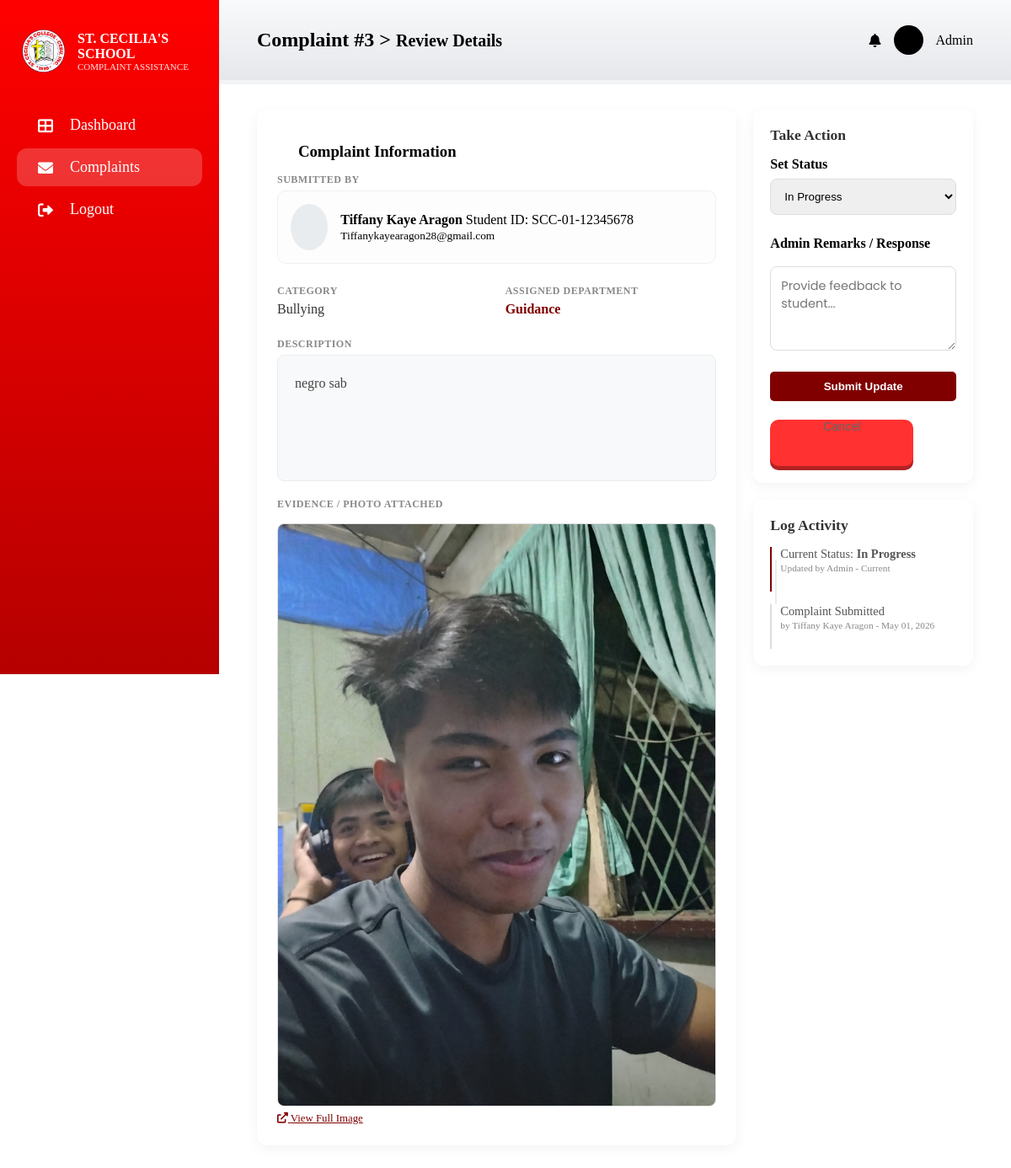
The app's page /admin/view_complaints/3 (signed in) with its own data.
### app.py (models this page shows)
class Complaint(db.Model):
    id = db.Column(db.Integer, primary_key=True)
    student_id = db.Column(db.String(50)) # <--- Kini ang gi-erroran
    student_name = db.Column(db.String(100))
    category = db.Column(db.String(50))
    department = db.Column(db.String(100))
    description = db.Column(db.Text)
    admin_remarks = db.Column(db.Text, nullable=True)
    status = db.Column(db.String(20), default='Pending')
    date_posted = db.Column(db.String(20))
    image_file = db.Column(db.String(100), nullable=True)
    last_updated = db.Column(db.String(100), nullable=True)

class User(db.Model):
    id = db.Column(db.Integer, primary_key=True)
    student_id = db.Column(db.String(50), unique=True)
    full_name = db.Column(db.String(100))
    email = db.Column(db.String(100), unique=True, nullable=False)
    password = db.Column(db.String(100), nullable=False)
    role = db.Column(db.String(20), nullable=False) # 'Guidance', 'DeptHead', 'student'
    course = db.Column(db.String(100)) # <--- I-add kini nga column
    dept_access = db.Column(db.String(100)) # e.g., 'Student Life'

### app.py (the view)
@app.route('/admin/view_complaints/<int:id>')
def admin_complaints_view(id): # <--- Siguroha nga naay 'id' diri
    if 'user_id' not in session:
        return redirect(url_for('login'))
    current_user = User.query.get(session['user_id'])
    single_complaint = Complaint.query.get_or_404(id)
    student = User.query.filter_by(student_id=single_complaint.student_id).first()
    return render_template('admin_view_complaints.html',
                           user=current_user,
                           complaint=single_complaint,
                           student=student)

### templates/admin_view_complaints.html (shortened to what this page needs)
<!DOCTYPE html>
<html lang="en">
<head>
    <link rel="stylesheet" href="{{ url_for('static', filename='style.css') }}">
    <link rel="stylesheet" href="https://cdnjs.cloudflare.com/ajax/libs/font-awesome/6.0.0/css/all.min.css">
</head>
<body class="admin-review-page">
    <div class="dashboard-wrapper">
        <aside class="sidebar">
            <div class="sidebar-header">
                <img src="{{ url_for('static', filename='images/logo.png') }}" class="logo">
                <div class="brand">
                    <h3>ST. CECILIA'S SCHOOL</h3>
                    <p>COMPLAINT ASSISTANCE</p>
                </div>
            </div>
            <nav class="nav-menu">
                <ul>
<li><a href="{{ url_for('admin_dashboard_route') }}"><i class="fas fa-th-large"></i> <span>Dashboard</span></a></li>                    <li class="active"><a href="{{ url_for('admin_complaints') }}"><i class="fas fa-envelope"></i> <span>Complaints</span></a></li>
                    <li class="logout"><a href="{{ url_for('logout') }}"><i class="fas fa-sign-out-alt"></i> <span>Logout</span></a></li>
                </ul>
            </nav>
        </aside>
        <main class="main-panel">
            <header class="top-header">
                <div class="breadcrumb">
                    <h2>Complaint #{{ complaint.id }} <span class="separator">></span> <small>Review Details</small></h2>
                </div>
                <div class="header-right">
                    <div class="user-meta">
                        <i class="fas fa-bell"></i>
                        <div class="avatar"></div>
                        <span>Admin</span>
                    </div>
                </div>
            </header>
            <div class="dashboard-content-wrapper review-layout">
                <section class="complaint-details-card">
                    <div class="card-header">
                        <h3>Complaint Information</h3>
                    </div>
                    <div class="student-info-section">
                        <p class="label-text">Submitted By</p>
                        <div class="student-profile-box">
                            <div class="profile-avatar"></div>
                            <div class="profile-details">
                                <strong>{{ student.full_name if student else complaint.student_name }}</strong>
                                <span>Student ID: {{ complaint.student_id }}</span>
                                <small>{{ student.email if student else 'no-email@scc.edu.ph' }}</small>
                            </div>
                        </div>
                    </div>
                    <div class="details-grid">
                        <div class="grid-item">
                            <p class="label-text">Category</p>
                            <p class="value-text">{{ complaint.category }}</p>
                        </div>
                        <div class="grid-item">
                            <p class="label-text">Assigned Department</p>
                            <p class="value-text" style="font-weight: 600; color: #800000;">
                                {{ complaint.department }}
                            </p>
                        </div>
                    </div>
                    <div class="description-box">
                        <p class="label-text">Description</p>
                        <div class="description-content">
                            {{ complaint.description }}
                        </div>
                    </div>
                    <div class="evidence-box" style="margin-top: 20px;">
                        <p class="label-text">Evidence / Photo Attached</p>
                        {% if complaint.image_file %}
                        <div class="photo-preview-container">
                            <img src="{{ url_for('static', filename='uploads/' + complaint.image_file) }}"
                                 alt="Evidence"
                                 style="max-width: 100%; border-radius: 8px; margin-top: 10px; border: 1px solid #ddd;">
                            <br>
                            <a href="{{ url_for('static', filename='uploads/' + complaint.image_file) }}" target="_blank" style="font-size: 0.8rem; color: #800000;">
                                <i class="fas fa-external-link-alt"></i> View Full Image
                            </a>
                        </div>
                        {% else %}
                        <p class="value-text" style="font-style: italic; color: #999;">No photo uploaded.</p>
                        {% endif %}
                    </div>
                </section>
                <aside class="review-actions">
                    <div class="action-card">
                        <h3>Take Action</h3>
                        <form action="{{ url_for('update_complaint_status', id=complaint.id) }}" method="POST">
                            <div class="input-group">
                                <label>Set Status</label>
                                <select name="new_status" class="form-input">
                                    <option value="In Progress" {% if complaint.status == 'In Progress' %}selected{% endif %}>In Progress</option>
                                </select>
                            </div>
                            <div class="input-group">
                                <label>Admin Remarks / Response</label>
                                <textarea name="admin_comment" placeholder="Provide feedback to student..." class="form-input response-area" style="height: 100px;"></textarea>
                            </div>
                            <div class="button-group">
                                <button type="submit" class="btn-update" style="background-color: #800000; color: white; width: 100%; padding: 10px; border: none; border-radius: 5px; cursor: pointer;">
                                    Submit Update
                                </button>
                                <a href="{{ url_for('admin_complaints') }}" class="btn-back" style="display: block; text-align: center; margin-top: 10px; color: #666; text-decoration: none; font-size: 0.9rem;">
                                </a>
                            </div>
                        </form>
                    </div>
                    <div class="activity-card">
                        <h3>Log Activity</h3>
                        <ul class="activity-list" style="list-style: none; padding: 0;">
                            <li style="margin-bottom: 15px; border-left: 2px solid #800000; padding-left: 10px;">
                                <p style="font-size: 0.9rem; margin: 0;">Current Status: <strong>{{ complaint.status }}</strong></p>
                                <small style="color: #888;">Updated by Admin - Current</small>
                            </li>
                            <li style="border-left: 2px solid #ddd; padding-left: 10px;">
                                <p style="font-size: 0.9rem; margin: 0;">Complaint Submitted</p>
                                <small style="color: #888;">by {{ student.full_name if student else complaint.student_name }} - {{ complaint.date_posted }}</small>
                            </li>
                        </ul>
                    </div>
                </aside>
            </div>
        </main>
    </div>
</body>
</html>

### records on screen
Complaint: id "3", student_id "SCC-01-12345678", category "Bullying", department "Guidance", description "negro sab", image_file (picture), new_status "In Progress", status "In Progress", date_posted "May 01, 2026"
User: full_name "Tiffany Kaye Aragon", email "Tiffanykayearagon28@gmail.com"
